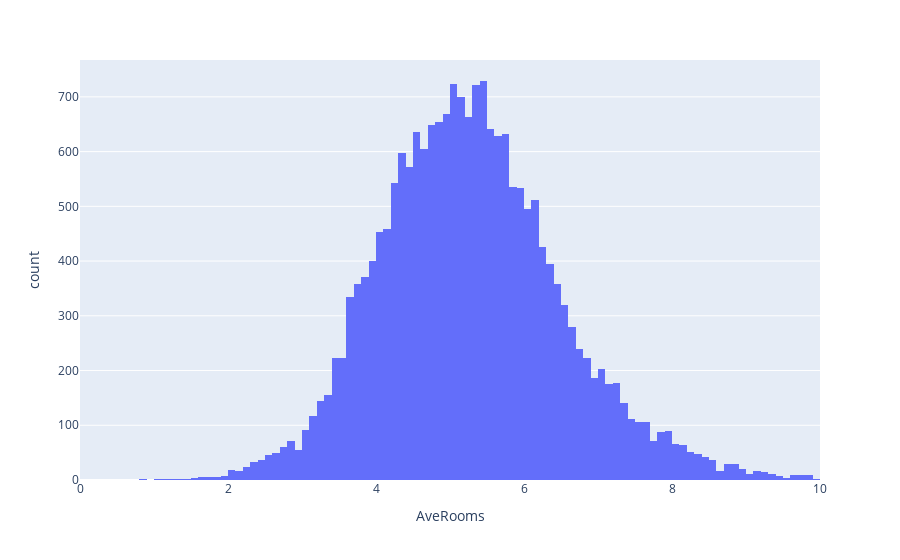

Notebook cell for this chart:
### Code cell
fig = px.histogram(data, x="AveRooms")
fig.update_xaxes(range=[0, 10])
fig.show()

### Figure 1 — Plotly figure (JSON) as saved in the notebook; plotly's stock layout.template omitted (floating-point values rounded to 4 significant figures; data arrays with more than 128 entries replaced by an {"elided": "..."} marker saying what was removed)
{"data": [{"alignmentgroup": "True", "bingroup": "x", "hovertemplate": "AveRooms=%{x}<br>count=%{y}<extra></extra>", "legendgroup": "", "marker": {"color": "#636efa", "pattern": {"shape": ""}}, "name": "", "offsetgroup": "", "orientation": "v", "showlegend": false, "type": "histogram", "x": {"elided": "20640 float values"}, "xaxis": "x", "yaxis": "y"}], "layout": {"barmode": "relative", "legend": {"tracegroupgap": 0}, "margin": {"t": 60}, "xaxis": {"anchor": "y", "domain": [0, 1], "range": [0, 10], "title": {"text": "AveRooms"}}, "yaxis": {"anchor": "x", "domain": [0, 1], "title": {"text": "count"}}}}
